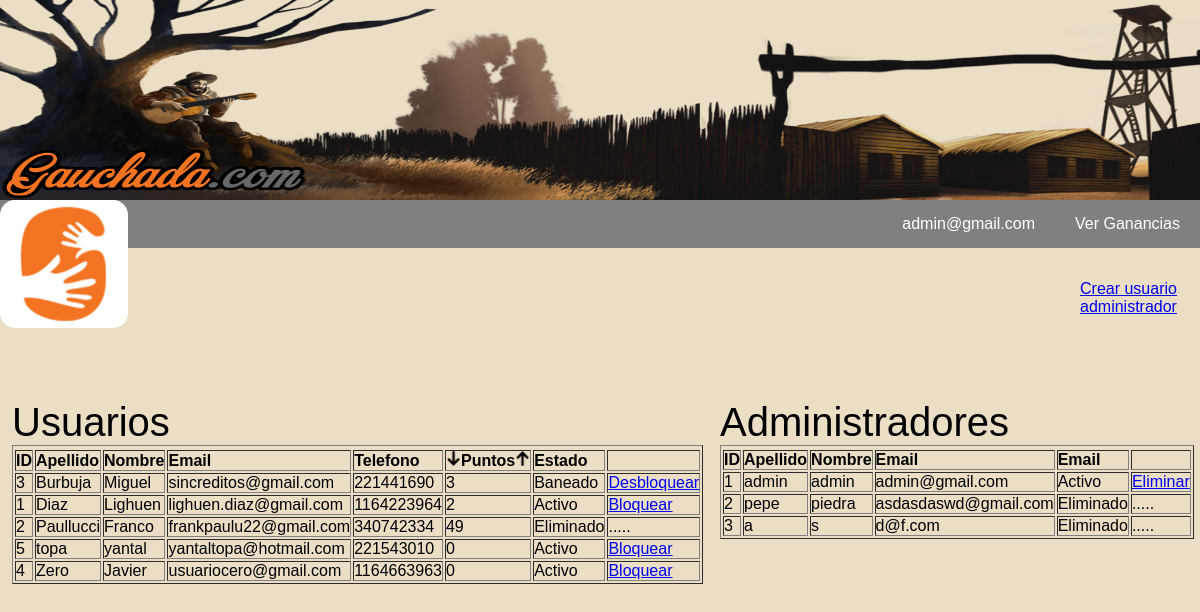
Screenshot of /php/admins/usuarios.php (signed in) with the database file from the repository.
### tables this page shows
CREATE TABLE `usuarios` (
  `id_usuario` int(10) NOT NULL,
  `email` varchar(40) NOT NULL,
  `clave` varchar(20) NOT NULL,
  `nombre` varchar(20) NOT NULL,
  `apellido` varchar(20) NOT NULL,
  `nacimiento` date NOT NULL,
  `telefono` int(15) NOT NULL,
  `creditos` int(10) NOT NULL DEFAULT '1',
  `puntos` int(10) NOT NULL DEFAULT '0',
  `baneado` tinyint(1) NOT NULL DEFAULT '0',
  `adeuda` int(10) NOT NULL DEFAULT '0',
  `foto` mediumblob NOT NULL,
  `extension` varchar(10) NOT NULL
);

### php/admins/usuarios.php (the view, shortened to what this page needs)
<html>
<?php
    include("../menu.php");
?>
<head>
  <link rel="stylesheet" href="/css/perfil.css">
</head>
<body>
<?php
    if(!isset($_GET['ord'])){
    	$select= "SELECT * FROM usuarios ORDER BY apellido";
    	$consulta= mysqli_query($conexion, $select);
    }
?>
		<div id='crear'><a href="/php/admins/usuarios/altaadmin.php">Crear usuario administrador</a></div>
		<div id='tabla1'>
				<table border="1">
				<tr>
					<td><strong>ID</strong></td>
					<td><strong>Apellido</strong></td>
					<td><strong>Nombre</strong></td>
					<td><strong>Email</strong></td>
					<td><strong>Telefono</strong></td>
					<td><strong><a href="/php/admins/usuarios.php?ord=dwn"><img src="/img/down.png" width="15px"></a>Puntos<a href="/php/admins/usuarios.php?ord=up"><img src="/img/up.png" width="15px"></a></strong></td>
					<td><strong>Estado</strong></td>
					<td><strong></strong></td>
				</tr>
	<?php
		    	while($usuario= mysqli_fetch_array($consulta)){
		    		echo "<tr>";
			    		echo "<td>".$usuario['id_usuario']."</td>";
			    		$userid= $usuario['id_usuario'];
			    		echo "<td>".$usuario['apellido']."</td>";
			    		echo "<td>".$usuario['nombre']."</td>";
			    		echo "<td>".$usuario['email']."</td>";
			    		echo "<td>".$usuario['telefono']."</td>";
			    		echo "<td>".$usuario['puntos']."</td>";
			    		if($usuario['baneado'] == 1){
			    			echo "<td>Baneado</td>";
			    			?><td><a onclick="return confirm('Esta seguro que desea desbloquear a este usuario')" href="/php/admins/usuarios/desbloquear.php?id=<?php echo $userid ?>">Desbloquear</a></td> <?php
			    		}
			    		else if($usuario['baneado'] == 0){
			    			echo "<td>Activo</td>";
			    			?><td><a onclick="return confirm('Esta seguro que desea bloquear a este usuario?')" href="/php/admins/usuarios/bloquear.php?id=<?php echo $userid ?>">Bloquear</a></td> <?php
			    		}
			    		else if($usuario['baneado'] == 2){
			    			echo "<td>Eliminado</td>";
			    			?><td>.....</td><?php
			    		}
		    		echo "</tr>";
		    	}
	?>
				</table>
		</div>
		<div id='tabla2'>
				<table border="1">
				<tr>
					<td><strong>ID</strong></td>
					<td><strong>Apellido</strong></td>
					<td><strong>Nombre</strong></td>
					<td><strong>Email</strong></td>
					<td><strong>Email</strong></td>
					<td><strong></strong></td>
				</tr>
	<?php
	    	$select1= "SELECT * FROM admins";
    		$consulta1= mysqli_query($conexion, $select1);
		    	while($admin= mysqli_fetch_array($consulta1)){
		    		echo "<tr>";
			    		echo "<td>".$admin['id_admin']."</td>";
			    		$admid= $admin['id_admin'];
			    		echo "<td>".$admin['nombre']."</td>";
			    		echo "<td>".$admin['apellido']."</td>";
			    		echo "<td>".$admin['email']."</td>";
			    		if($admin['estado'] == 1){
			    			echo "<td>Eliminado</td>";
			    			echo "<td>.....</td>";
			    		}
			    		else if($admin['estado'] == 0){
			    			echo "<td>Activo</td>";
	?>
						<td><a onclick="return confirm('Esta seguro que desea eliminar a este admin?')" href="/php/admins/usuarios/bajaadmin.php?id=<?php echo $admid ?>">Eliminar</a></td>
	<?php
			    		}
		    		echo "</tr>";
		    	}
	?>
				</table>
		</div>
</body>
</html>

### php/menu.php (shortened to what this page needs)
<head>
    <link rel="stylesheet" href="/css/menu.css">
</head>
<header>
    <IMG class="banner" SRC="/img/ban1(new).jpg">
    <a href="/index.php"><IMG class="logo" SRC="/img/logo.png"></a>
    <nav class="menu">
        <ul class= "accesos">
            <?php
                include('conexion.php');
                if(isset($_SESSION['estado']) && $_SESSION['estado']=='logeado'){
                    if(isset($_SESSION['usuario'])){
                        $userid = $_SESSION['usuario'];
                        $conuser = "SELECT * FROM usuarios WHERE id_usuario='$userid'";
                        $resuser = mysqli_query($conexion, $conuser);
                        $varuser= mysqli_fetch_assoc($resuser);
                ?>
                        <li class='submenu'><a href="/php/usuarios/miperfil.php"><?php echo $varuser['email']; ?></a>
                            <ul>
                                <li><a href="/php/usuarios/cerrar.php">Salir</a>
                            </ul>
                        </li>
                        <li><a href="/php/comprar.php?usid=<?php echo $userid; ?>">Comprar Creditos</a></li>
                <?php
                    }
                    else{
                        $userid = $_SESSION['admin'];
                        $conuser = "SELECT * FROM admins WHERE id_admin='$userid'";
                        $resuser = mysqli_query($conexion, $conuser);
                        $varuser= mysqli_fetch_assoc($resuser);
                ?>
                        <li class='submenu'><a href="/php/admins/perfil.php?usid=<?php echo $userid; ?>"><?php echo $varuser['email']; ?></a>
                        </li>
                        <li><a href="/php/admins/ganancias.php">Ver Ganancias</a></li>
                <?php
                    }
                }
                else { ?>
                    <li><a href="/php/usuarios/iniciar.php">Ingresar</a></li>
                    <li><a href="/php/usuarios/registro.php">Registrarse</a></li>
            <?php  }
            ?>
        </ul>
    </nav>
</header>

### css/menu.css (style rules this page uses)
body { background: #EADEC5; }
* { margin:0; padding:0; box-sizing: border-box; font-family: sans-serif; }
.banner { position: absolute; top: 0px; width: 100%; height: 200px; }
.menu { position: absolute; background: grey; top: 200px; width: 100%; }
.logo { position: absolute; top:200px; background: white; border-radius: 15px; left: 0px; z-index: 10; }
.menu ul { float: right; background: grey; display: flex; list-style: none; }
.menu a { display: block; padding: 15px 20px; color: #fff; text-decoration: none; }

### css/perfil.css (style rules this page uses)
#crear { position: absolute; top: 280px; left:90%; text-decoration: none; }
#tabla1 { position: absolute; top: 50%; left: 1%; font-size: 40px; }
#tabla2 { position: absolute; top: 50%; left: 60%; font-size: 40px; }

### rows the page displays
usuarios: id_usuario "3", apellido "Burbuja", nombre "Miguel", email "sincreditos@gmail.com", telefono "221441690", puntos "3"
usuarios: id_usuario "1", apellido "Diaz", nombre "Lighuen", email "lighuen.diaz@gmail.com", telefono "1164223964", puntos "2"
usuarios: id_usuario "2", apellido "Paullucci", nombre "Franco", email "frankpaulu22@gmail.com", telefono "340742334", puntos "49", baneado "Eliminado"
usuarios: id_usuario "5", apellido "topa", nombre "yantal", email "yantaltopa@hotmail.com", telefono "221543010", puntos "0"
usuarios: id_usuario "4", apellido "Zero", nombre "Javier", email "usuariocero@gmail.com", telefono "1164663963", puntos "0"

### other values shown
$varuser['email'] "admin@gmail.com"
$admin['id_admin'] "1"
$admin['nombre'] "admin"
$admin['apellido'] "admin"
$admin['email'] "admin@gmail.com"
$admin['id_admin'] "2"
$admin['nombre'] "pepe"
$admin['apellido'] "piedra"
$admin['email'] "asdasdaswd@gmail.com"
$admin['id_admin'] "3"
$admin['nombre'] "a"
$admin['apellido'] "s"
$admin['email'] "d@f.com"
